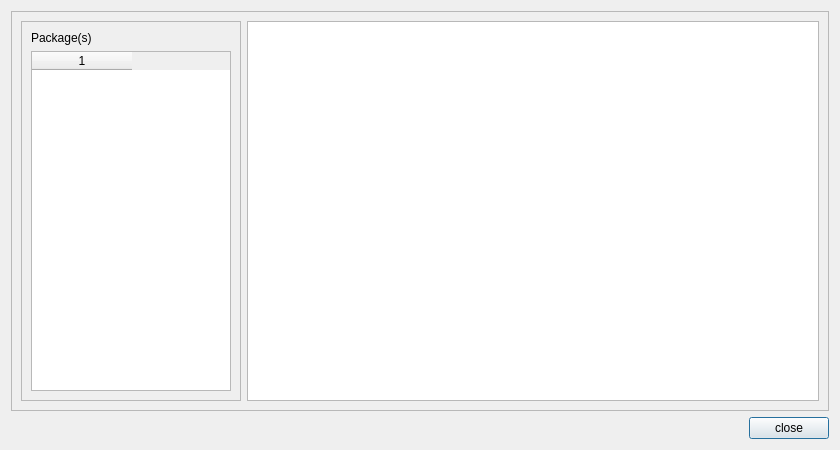
<?xml version="1.0" encoding="UTF-8"?>
<ui version="4.0">
 <class>packageResultDialog</class>
 <widget class="QDialog" name="packageResultDialog">
  <property name="geometry">
   <rect>
    <x>0</x>
    <y>0</y>
    <width>840</width>
    <height>450</height>
   </rect>
  </property>
  <property name="minimumSize">
   <size>
    <width>840</width>
    <height>450</height>
   </size>
  </property>
  <property name="windowTitle">
   <string>Package Build Result</string>
  </property>
  <layout class="QGridLayout" name="gridLayout_3">
   <item row="0" column="0" colspan="2">
    <widget class="QFrame" name="frame">
     <property name="frameShape">
      <enum>QFrame::StyledPanel</enum>
     </property>
     <property name="frameShadow">
      <enum>QFrame::Raised</enum>
     </property>
     <layout class="QGridLayout" name="gridLayout_2">
      <item row="0" column="0">
       <widget class="QFrame" name="frame_2">
        <property name="sizePolicy">
         <sizepolicy hsizetype="Fixed" vsizetype="Preferred">
          <horstretch>0</horstretch>
          <verstretch>0</verstretch>
         </sizepolicy>
        </property>
        <property name="maximumSize">
         <size>
          <width>220</width>
          <height>16777215</height>
         </size>
        </property>
        <property name="frameShape">
         <enum>QFrame::StyledPanel</enum>
        </property>
        <property name="frameShadow">
         <enum>QFrame::Raised</enum>
        </property>
        <layout class="QGridLayout" name="gridLayout">
         <property name="sizeConstraint">
          <enum>QLayout::SetDefaultConstraint</enum>
         </property>
         <item row="0" column="0">
          <widget class="QLabel" name="label">
           <property name="text">
            <string>Package(s)</string>
           </property>
          </widget>
         </item>
         <item row="1" column="0">
          <widget class="QTableWidget" name="tableWidget">
           <property name="editTriggers">
            <set>QAbstractItemView::NoEditTriggers</set>
           </property>
           <property name="columnCount">
            <number>1</number>
           </property>
           <column/>
          </widget>
         </item>
        </layout>
       </widget>
      </item>
      <item row="0" column="1">
       <widget class="QPlainTextEdit" name="packageView">
        <property name="sizePolicy">
         <sizepolicy hsizetype="Expanding" vsizetype="Expanding">
          <horstretch>0</horstretch>
          <verstretch>0</verstretch>
         </sizepolicy>
        </property>
        <property name="font">
         <font>
          <family>Misc Fixed</family>
          <pointsize>10</pointsize>
         </font>
        </property>
        <property name="lineWrapMode">
         <enum>QPlainTextEdit::NoWrap</enum>
        </property>
        <property name="readOnly">
         <bool>true</bool>
        </property>
       </widget>
      </item>
     </layout>
    </widget>
   </item>
   <item row="1" column="0">
    <spacer name="horizontalSpacer">
     <property name="orientation">
      <enum>Qt::Horizontal</enum>
     </property>
     <property name="sizeHint" stdset="0">
      <size>
       <width>793</width>
       <height>20</height>
      </size>
     </property>
    </spacer>
   </item>
   <item row="1" column="1">
    <widget class="QPushButton" name="pushButton">
     <property name="text">
      <string>close</string>
     </property>
     <property name="icon">
      <iconset resource="../src/icons.qrc">
       <normaloff>:/icon/icons/del.png</normaloff>:/icon/icons/del.png</iconset>
     </property>
    </widget>
   </item>
  </layout>
 </widget>
 <resources>
  <include location="../src/icons.qrc"/>
 </resources>
 <connections>
  <connection>
   <sender>tableWidget</sender>
   <signal>cellClicked(int,int)</signal>
   <receiver>packageResultDialog</receiver>
   <slot>slot_tableClicked()</slot>
   <hints>
    <hint type="sourcelabel">
     <x>58</x>
     <y>95</y>
    </hint>
    <hint type="destinationlabel">
     <x>0</x>
     <y>92</y>
    </hint>
   </hints>
  </connection>
  <connection>
   <sender>pushButton</sender>
   <signal>clicked()</signal>
   <receiver>packageResultDialog</receiver>
   <slot>accept()</slot>
   <hints>
    <hint type="sourcelabel">
     <x>817</x>
     <y>341</y>
    </hint>
    <hint type="destinationlabel">
     <x>777</x>
     <y>339</y>
    </hint>
   </hints>
  </connection>
 </connections>
 <slots>
  <slot>slot_tableClicked()</slot>
 </slots>
</ui>
